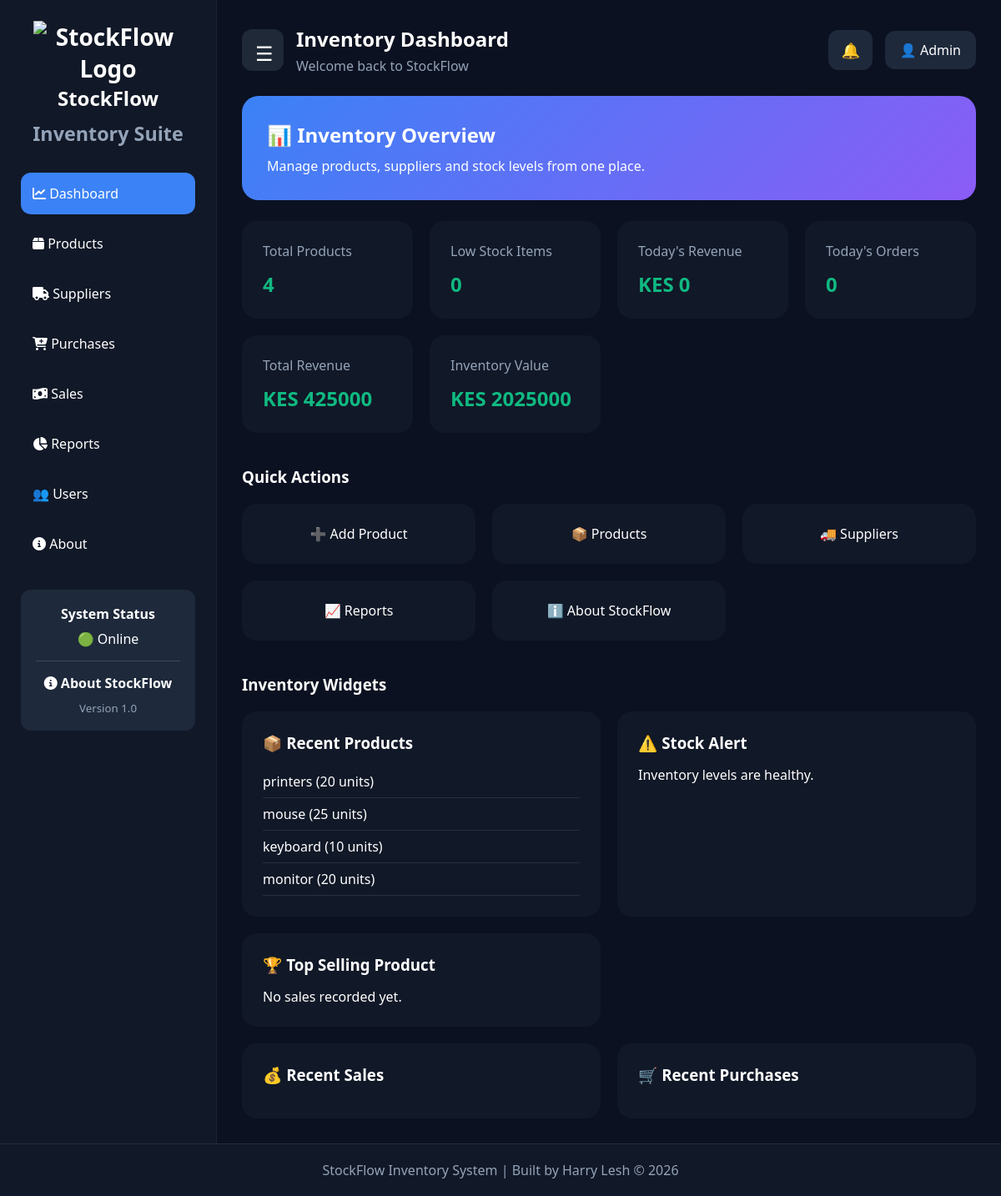
The page /dashboard (signed in) on the database as committed earlier.
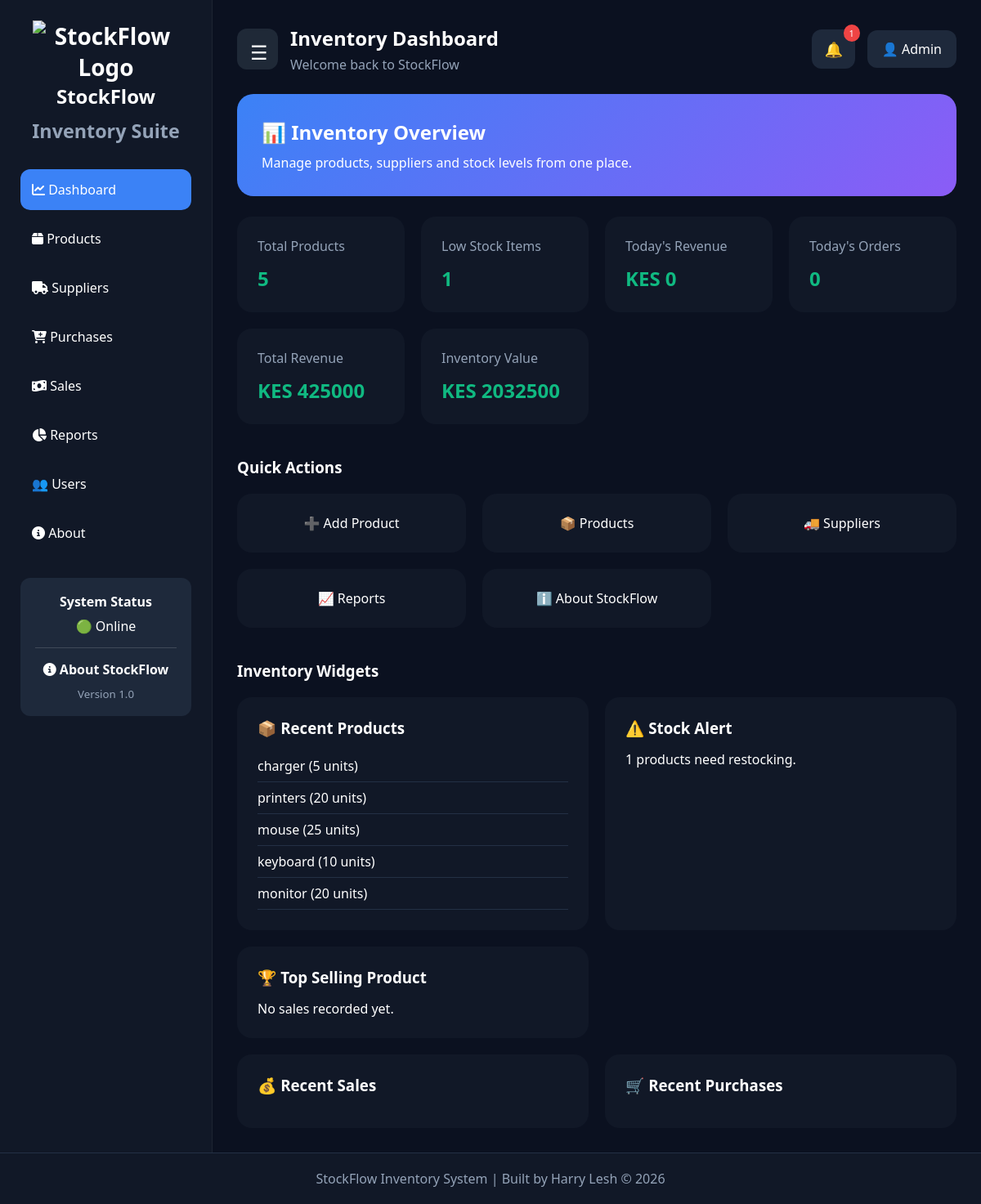
The same page on the database as committed later.
### tables this page shows
CREATE TABLE products(
        id INTEGER PRIMARY KEY AUTOINCREMENT,
        name TEXT NOT NULL,
        category TEXT NOT NULL,
        stock INTEGER NOT NULL,
        price REAL NOT NULL
    );

### app.py (the view)
@app.route("/dashboard")
def dashboard():
    if "user" not in session:
        return redirect("/")
    conn = sqlite3.connect("database.db")
    cursor = conn.cursor()
    cursor.execute("SELECT COUNT(*) FROM products")
    total_products = cursor.fetchone()[0]
    cursor.execute(
        "SELECT COUNT(*) FROM products WHERE stock < 10"
    )
    low_stock = cursor.fetchone()[0]
    cursor.execute("""
        SELECT name, stock
        FROM products
        WHERE stock < 10
        ORDER BY stock ASC
    """)
    low_stock_products = cursor.fetchall()
    cursor.execute("""
        SELECT *
        FROM products
        ORDER BY id DESC
        LIMIT 5
    """)
    recent_products = cursor.fetchall()
    cursor.execute("""
        SELECT IFNULL(
            SUM(quantity * selling_price),
            0
        )
        FROM sales
    """)
    total_revenue = cursor.fetchone()[0]
    cursor.execute("""
        SELECT IFNULL(
            SUM(stock * price),
            0
        )
        FROM products
    """)
    inventory_value = cursor.fetchone()[0]
    cursor.execute("""
        SELECT
            products.name,
            sales.quantity,
            sales.sale_date
        FROM sales
        JOIN products
        ON sales.product_id = products.id
        ORDER BY sales.id DESC
        LIMIT 5
    """)
    recent_sales = cursor.fetchall()
    cursor.execute("""
        SELECT
            products.name,
            purchases.quantity,
            purchases.purchase_date
        FROM purchases
        JOIN products
        ON purchases.product_id = products.id
        ORDER BY purchases.id DESC
        LIMIT 5
    """)
    recent_purchases = cursor.fetchall()
    from datetime import date
    today = date.today().strftime("%Y-%m-%d")
    cursor.execute("""
        SELECT IFNULL(
            SUM(quantity * selling_price),
            0
        )
        FROM sales
        WHERE sale_date = ?
    """, (today,))
    today_sales = cursor.fetchone()[0]
    cursor.execute("SELECT COUNT(*) FROM sales")
    total_orders = cursor.fetchone()[0]
    cursor.execute("""
        SELECT COUNT(*)
        FROM sales
        WHERE sale_date = ?
    """, (today,))
    today_orders = cursor.fetchone()[0]
    cursor.execute("""
        SELECT
            products.name,
            SUM(sales.quantity) AS sold
        FROM sales
        JOIN products
        ON sales.product_id = products.id
        GROUP BY products.name
        ORDER BY sold DESC
        LIMIT 1
    """)
    top_product = cursor.fetchone()
    conn.close()
    return render_template(
        "dashboard.html",
        total_products=total_products,
        low_stock=low_stock,
        low_stock_products=low_stock_products,
        recent_products=recent_products,
        recent_sales=recent_sales,
        recent_purchases=recent_purchases,
        total_revenue=total_revenue,
        inventory_value=inventory_value,
        today_sales=today_sales,
        total_orders=total_orders,
        today_orders=today_orders,
        top_product=top_product,
    )

### templates/dashboard.html (shortened to what the changed rows need)
{% extends "layout.html" %}
{% block content %}
<div class="dashboard-wrapper">
    <aside class="sidebar">
        <div class="logo">
            <h2>StockFlow</h2>
        </div>
    </aside>
    <main class="main-content">
        <div class="topbar">
            <div class="top-left">
                <div>
                    <h2>Inventory Dashboard</h2>
                </div>
            </div>
            <div class="top-right">
                <div class="notification-wrapper">
                    <button class="notification-btn">
                        🔔
                        {% if low_stock > 0 %}
                        <span class="notification-count">
                            {{ low_stock }}
                        </span>
                        {% endif %}
                    </button>
                </div>
            </div>
        </div>
        <div class="welcome-banner">
            <h2>📊 Inventory Overview</h2>
        </div>
        <div class="stats-grid">
            <div class="stat-card">
                <span>Total Products</span>
                <h2>{{ total_products }}</h2>
            </div>
            <div class="stat-card">
                <span>Low Stock Items</span>
                <h2>{{ low_stock }}</h2>
            </div>
            <div class="stat-card">
                <h2>KES {{ "%.0f"|format(today_sales) }}</h2>
            </div>
            <div class="stat-card">
                <h2>{{ today_orders }}</h2>
            </div>
            <div class="stat-card">
                <h2>KES {{ "%.0f"|format(total_revenue) }}</h2>
            </div>
            <div class="stat-card">
                <span>Inventory Value</span>
                <h2>KES {{ "%.0f"|format(inventory_value) }}</h2>
            </div>
        </div>
        <div class="widgets-grid">
            <div class="widget-card">
                <ul>
                    {% for product in recent_products %}
                    <li>
                        {{ product[1] }}
                        ({{ product[3] }} units)
                    </li>
                    {% endfor %}
                </ul>
            </div>
            <div class="widget-card">
                <h3>⚠️ Stock Alert</h3>
                {% if low_stock > 0 %}
                <p>
                    {{ low_stock }}
                    products need restocking.
                </p>
                {% else %}
                <p>
                    Inventory levels are healthy.
                </p>
                {% endif %}
            </div>
        </div>
    </main>
</div>
{% endblock %}

Rows that differ between the two databases and show on the page:
added products: name "charger", stock "5"
Other text that changed with them:
{{ low_stock }}: (not shown) → "1"
{{ total_products }}: "4" → "5"
{{ low_stock }}: "0" → "1"
{{ "%.0f"|format(inventory_value) }}: "2025000" → "2032500"
text no longer shown: "Inventory levels are healthy."
text now shown: "products need restocking."
